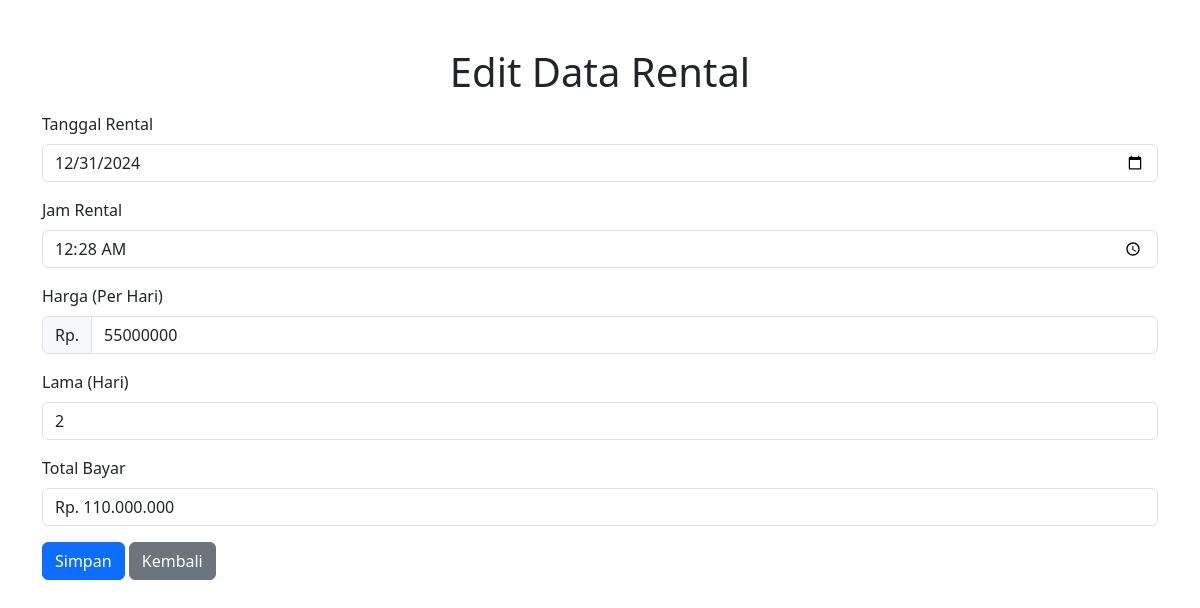
/edit_rental.php?no_trx=TRX-20241230182851 (signed in), run on the app's committed database.
### tables this page shows
CREATE TABLE `tbl_rental_eksha` (
  `no_trx_eksha` varchar(20) NOT NULL,
  `nik_ktp_eksha` varchar(16) DEFAULT NULL,
  `no_plat_eksha` varchar(10) DEFAULT NULL,
  `tgl_rental_eksha` date DEFAULT NULL,
  `jam_rental_eksha` time DEFAULT NULL,
  `harga_eksha` int(11) DEFAULT NULL,
  `lama_eksha` int(11) DEFAULT NULL,
  `total_bayar_eksha` int(11) DEFAULT NULL,
  `tgl_selesai_eksha` date DEFAULT NULL,
  `status_eksha` enum('Aktif','Selesai') NOT NULL DEFAULT 'Aktif'
);

### edit_rental.php (the view, shortened to what this page needs)
<?php
include 'config.php';
$no_trx = $_GET['no_trx'];
$query = mysqli_query($koneksi, "SELECT * FROM tbl_rental_eksha WHERE no_trx_eksha='$no_trx'");
$data = mysqli_fetch_array($query);
?>
<!DOCTYPE html>
<html lang="en">
<head>
    <link href="https://cdn.jsdelivr.net/npm/bootstrap@5.3.0-alpha1/dist/css/bootstrap.min.css" rel="stylesheet">
</head>
<body>
    <div class="container mt-5">
        <h1 class="text-center">Edit Data Rental</h1>
        <form method="POST" class="mt-3">
            <div class="mb-3">
                <label for="tgl_rental" class="form-label">Tanggal Rental</label>
                <input type="date" name="tgl_rental" id="tgl_rental" class="form-control" value="<?= $data['tgl_rental_eksha']; ?>" required>
            </div>
            <div class="mb-3">
                <label for="jam_rental" class="form-label">Jam Rental</label>
                <input type="time" name="jam_rental" id="jam_rental" class="form-control" value="<?= $data['jam_rental_eksha']; ?>" required>
            </div>
            <div class="mb-3">
                <label for="harga" class="form-label">Harga (Per Hari)</label>
                <div class="input-group">
                    <span class="input-group-text">Rp.</span>
                    <input type="number" name="harga" id="harga" class="form-control" value="<?= $data['harga_eksha']; ?>" required>
                </div>
            </div>
            <div class="mb-3">
                <label for="lama" class="form-label">Lama (Hari)</label>
                <input type="number" name="lama" id="lama" class="form-control" value="<?= $data['lama_eksha']; ?>" required>
            </div>
            <div class="mb-3">
                <label for="total_bayar" class="form-label">Total Bayar</label>
                <input type="text" id="total_bayar" class="form-control" value="Rp. <?= number_format($data['harga_eksha'] * $data['lama_eksha'], 0, ',', '.'); ?>" readonly>
            </div>
            <button type="submit" name="submit" class="btn btn-primary">Simpan</button>
            <a href="rental.php" class="btn btn-secondary">Kembali</a>
        </form>
    </div>
</body>
</html>

### data on the page
tbl_rental_eksha: tgl_rental "12/31/2024", jam_rental "00:28:00", harga "55000000", lama "2", harga_eksha+lama_eksha "Rp. 110.000.000"
